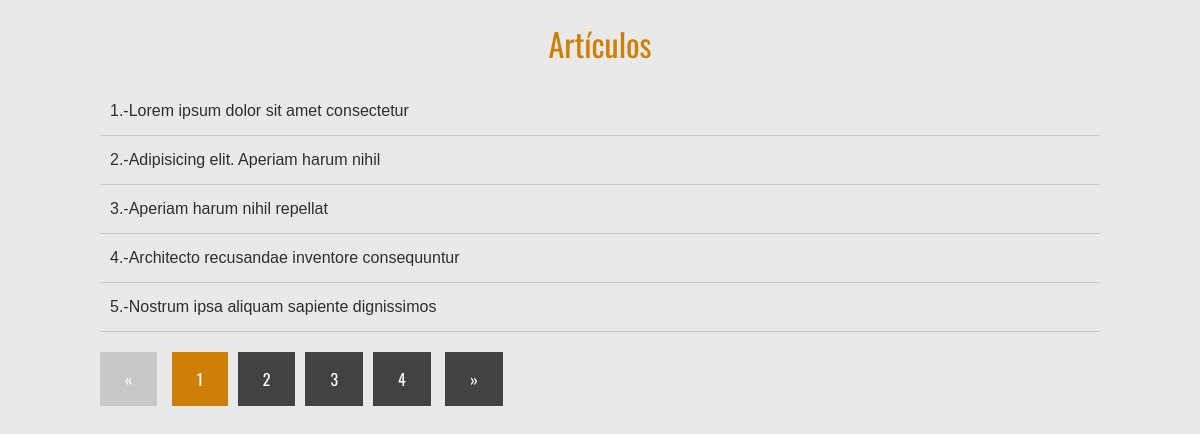
The page / on the database its author committed.
### tables this page shows
CREATE TABLE `articulos` (
  `ID` int(11) NOT NULL,
  `articulo` text NOT NULL
);

### index.php (called while the page is built, shortened)
<?php
try {
  $conexion = new PDO('mysql:host=localhost;dbname=paginacion', 'root', '');
} catch (PDOException $e) {
  echo 'ERROR: ' . $e->getMessage();
  die('<br>Error en la conexión con el servidor.');
}
$pagina = isset($_GET['pagina']) ? (int)$_GET['pagina'] : 1;
$postsPorPagina = 5;
$inicio = ($pagina > 1) ? ($pagina * $postsPorPagina - $postsPorPagina) : 0;
$articulos = $conexion->prepare("
  SELECT SQL_CALC_FOUND_ROWS * FROM articulos
  LIMIT $inicio, $postsPorPagina
");
$articulos->execute();
$articulos = $articulos->fetchAll();
$totalArticulos = $conexion->query('SELECT FOUND_ROWS() as total');
$totalArticulos = $totalArticulos->fetch()['total'];
$numeroPaginas = ceil($totalArticulos / $postsPorPagina);
require_once './view/index.view.php';
?>

### view/index.view.php (the view, shortened to what this page needs)
<!DOCTYPE html>
<html lang="es">
<head>
  <link rel="stylesheet" href="./css/styles.css">
</head>
<body>
  <div class="contenedor">
    <h1>Artículos</h1>
    <section class="articulos">
      <ul>
        <?php
        foreach ($articulos as $articulo): ?>
          <li><?php echo $articulo['ID'] . '.-' . $articulo['articulo']; ?></li>
        <?php endforeach; ?>
      </ul>
    </section>
    <section class="paginacion">
      <ul>
        <?php
        if ($pagina == 1): ?>
          <li class="disabled">&laquo;</li>
        <?php  else: ?>
          <li><a href="?pagina=<?php echo $pagina - 1; ?>">&laquo;</a></li>
        <?php  endif; ?>
        <?php
          for ($i = 1; $i <= $numeroPaginas ; $i++) {
            if ($pagina == $i) {
              echo "<li class='active'><a href='?pagina=$i'>$i</a></li>";
            } else {
              echo "<li><a href='?pagina=$i'>$i</a></li>";
            }
          }
        ?>
        <?php
        if ($pagina == $numeroPaginas): ?>
          <li class="disabled">&raquo;</li>
        <?php  else: ?>
          <li><a href="?pagina=<?php echo $pagina + 1; ?>">&raquo;</a></li>
        <?php  endif; ?>
      </ul>
    </section>
  </div>
</body>
</html>

### css/styles.css (style rules this page uses)
* { margin: 0; padding: 0; box-sizing: border-box; }
body { background: #e9e9e9; color: #2e2e2e; font-family: Arial, Helvetica, sans-serif; }
.contenedor { width: 90%; max-width: 1000px; margin: auto; }
h1 { margin: 20px 0; text-align: center; font-family: "Oswald", Arial, Helvetica, sans-serif; color: #ce7f08; font-weight: normal; }
.contenedor .articulos { margin-bottom: 20px; }
.contenedor .articulos ul { list-style: none; }
.contenedor .articulos ul li { padding: 15px 10px; border-bottom: 1px solid #c8c8c8; }
.paginacion ul { list-style: none; }
.paginacion ul li { display: inline-block; margin-right: 10px; }
.paginacion ul .active a { background: #ce7f08; }
.paginacion ul li.disabled { background: #c8c8c8; display: inline-block; font-family: "Oswald", Arial, Helvetica, sans-serif; padding: 15px 25px; cursor: not-allowed; color: #fff; text-decoration: none; }
.paginacion ul li a { display: inline-block; font-family: "Oswald", Arial, Helvetica, sans-serif; padding: 15px 25px; background: #424242; color: #fff; text-decoration: none; }

### rows shown on the page
articulos: ID "1", articulo "Lorem ipsum dolor sit amet consectetur"
articulos: ID "2", articulo "Adipisicing elit. Aperiam harum nihil"
articulos: ID "3", articulo "Aperiam harum nihil repellat"
articulos: ID "4", articulo "Architecto recusandae inventore consequuntur"
articulos: ID "5", articulo "Nostrum ipsa aliquam sapiente dignissimos"
